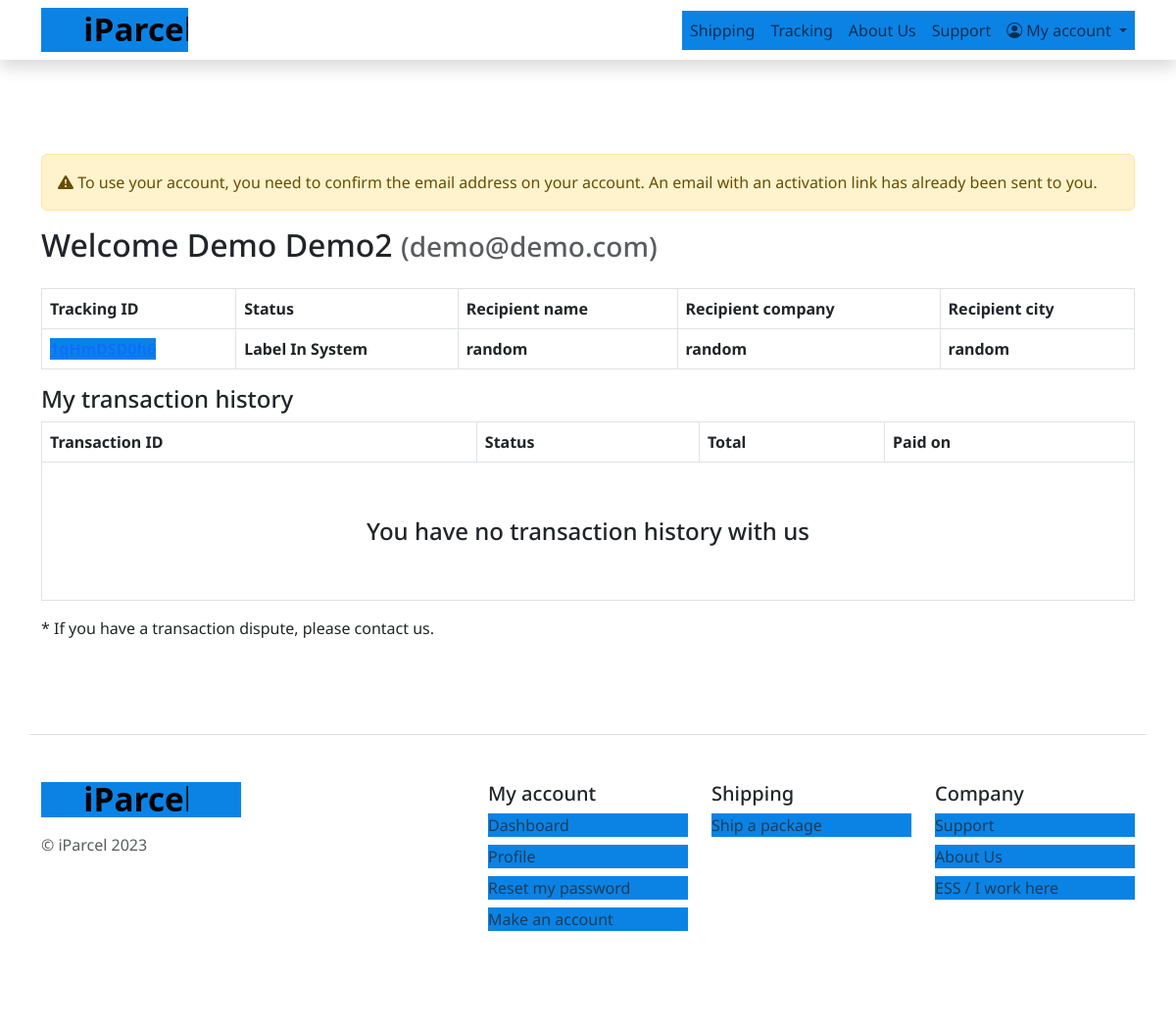
Page /dashboard.php (signed in) on the earlier database version.
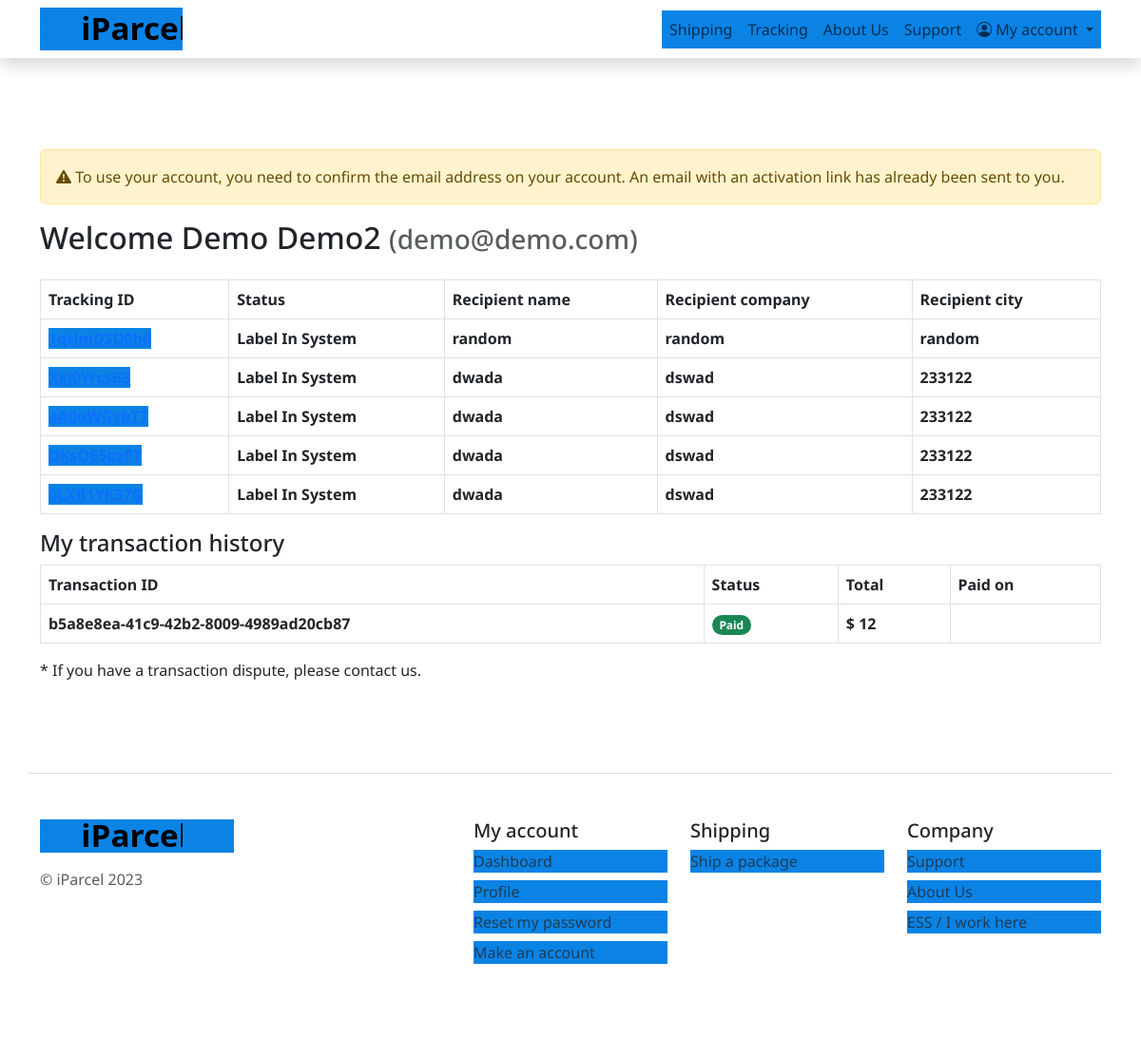
Same page on the later database version.
### tables this page shows
CREATE TABLE IF NOT EXISTS `users` (
  `user_id` varchar(225) NOT NULL DEFAULT '',
  `name` varchar(50) NOT NULL DEFAULT '',
  `password` varchar(225) DEFAULT NULL,
  `email` varchar(225) NOT NULL DEFAULT '0',
  `phone` varchar(13) DEFAULT NULL,
  `user_group_role_id` int NOT NULL DEFAULT '0',
  `user_group_id` int DEFAULT NULL,
  `created_at` datetime DEFAULT CURRENT_TIMESTAMP,
  `deleted_at` datetime DEFAULT NULL,
  `email_confirmed` int DEFAULT '0',
  PRIMARY KEY (`user_id`),
  UNIQUE KEY `email` (`email`)
);

CREATE TABLE IF NOT EXISTS `parcels` (
  `parcel_id` varchar(225) NOT NULL DEFAULT '',
  `status` int DEFAULT NULL,
  `weight` float DEFAULT NULL,
  `code` varchar(50) DEFAULT NULL,
  `shipping_method` int DEFAULT NULL,
  `parcel_sender_id` varchar(225) DEFAULT NULL,
  `parcel_recipient_id` varchar(225) DEFAULT NULL,
  `user_id` varchar(225) DEFAULT NULL,
  PRIMARY KEY (`parcel_id`),
  KEY `user_id` (`user_id`)
);

CREATE TABLE IF NOT EXISTS `parcel_recipient` (
  `parcel_recipient_id` varchar(225) NOT NULL,
  `name` varchar(225) NOT NULL,
  `address` varchar(225) NOT NULL,
  `city` varchar(225) NOT NULL,
  `state` varchar(225) NOT NULL,
  `zip` int NOT NULL DEFAULT '0',
  `country` varchar(225) NOT NULL DEFAULT 'United States',
  `company` varchar(225) DEFAULT NULL,
  PRIMARY KEY (`parcel_recipient_id`) USING BTREE
);

CREATE TABLE IF NOT EXISTS `transactions` (
  `transaction_id` varchar(225) NOT NULL DEFAULT '',
  `total` float DEFAULT NULL,
  `status` int DEFAULT NULL,
  `paid_on` datetime DEFAULT CURRENT_TIMESTAMP,
  `cc_name` varchar(225) DEFAULT NULL,
  `cc_number` int DEFAULT NULL,
  `cc_exp` int DEFAULT NULL,
  `cc_cvv` int DEFAULT NULL,
  `user_id` varchar(225) DEFAULT NULL,
  PRIMARY KEY (`transaction_id`) USING BTREE,
  KEY `user_id` (`user_id`)
);

### globals.include.php (called while the page is built, shortened)
<?php
function getDeliveryStatus($code) {
    switch($code) {
        case 0: return "Label In System";
    }
}
function getPaidStatus($status) {
    switch($status) {
        case 1: return "Paid";
    }
}

### dashboard.php (the view, shortened to what this page needs)
<?php
require_once 'globals.include.php';
$user_id = $_SESSION["user"];
$stmt = $dbConn->prepare("SELECT name,email FROM users WHERE user_id= :user_id");
$stmt->bindParam(":user_id", $user_id);
$stmt->execute();
$user = $stmt->fetch();
$name = $user["name"];
$email = $user["email"];
$parcels = [];
$stmt = $dbConn->prepare("SELECT p.code, p.status, pr.name, pr.company, pr.city, pr.state
FROM parcels AS p
JOIN parcel_recipient AS pr ON p.parcel_recipient_id = pr.parcel_recipient_id
WHERE p.user_id = :user_id");
$stmt->bindParam(":user_id", $user_id);
$stmt->execute();
if ($stmt->rowCount() > 0) {
    $parcels = $stmt->fetchAll();
}
$transactions = [];
$stmt = $dbConn->prepare("SELECT * FROM transactions WHERE user_id = :user_id");
$stmt->bindParam(":user_id", $user_id);
$stmt->execute();
if ($stmt->rowCount() > 0) {
    $transactions = $stmt->fetchAll();
}
?>
<!DOCTYPE html>
<html>
<head>
    <link href="https://cdn.jsdelivr.net/npm/bootstrap@5.3.0-alpha1/dist/css/bootstrap.min.css" rel="stylesheet">
    <link href="https://cdn.jsdelivr.net/npm/bootstrap-icons@1.10.3/font/bootstrap-icons.css" rel="stylesheet">
    <link href="css/style.css" rel="stylesheet">
</head>
<body>
    <?php include 'navbar.include.php'; ?>
    <div class="px-4 py-5 my-5">
        <div class="container">
            <?php include 'confirm-email.include.php'; ?>
            <h2 class="mb-4">Welcome <?= $name; ?> <small class="text-body-secondary">(<?= $email; ?>)</small></h2>
            <table class="table table-bordered">
                <thead>
                    <tr>
                        <th scope="col">Tracking ID</th>
                        <th scope="col">Status</th>
                        <th scope="col">Recipient name</th>
                        <th scope="col">Recipient company</th>
                        <th scope="col">Recipient city</th>
                    </tr>
                </thead>
                <tbody>
                    <?php foreach ($parcels as $parcel) : ?>
                        <tr>
                            <th><a href="viewtracking.php?tracknum=<?= $parcel["code"]; ?>"><?= $parcel["code"]; ?></a></th>
                            <th><?= getDeliveryStatus($parcel["status"]); ?></th>
                            <th><?= $parcel["name"]; ?></th>
                            <th><?= $parcel["company"]; ?></th>
                            <th><?= $parcel["city"]; ?></th>
                        </tr>
                    <?php endforeach; ?>
                </tbody>
            </table>
            <h4>My transaction history</h4>
            <table class="table table-bordered">
                <thead>
                    <tr>
                        <th scope="col">Transaction ID</th>
                        <th scope="col">Status</th>
                        <th scope="col">Total</th>
                        <th scope="col">Paid on</th>
                    </tr>
                </thead>
                <tbody>
                    <?php if (empty($transactions)) : ?>
                        <tr class="text-center">
                            <td colspan="5">
                                <h4 class="py-4 my-4">You have no transaction history with us</h4>
                            </td>
                        </tr>
                    <?php endif; ?>
                    <?php foreach ($transactions as $transaction) : ?>
                        <tr>
                            <th><?= $transaction["transaction_id"]; ?></th>
                            <th><span class="badge rounded-pill text-bg-success"><?= getPaidStatus($transaction["status"]); ?></span></th>
                            <th>$ <?= $transaction["total"]; ?></th>
                            <th><?= $transaction["paid_on"]; ?></th>
                        </tr>
                    <?php endforeach; ?>
                </tbody>
            </table>
            * If you have a transaction dispute, please contact us.
        </div>
    </div>
    <?php include 'footer.include.php'; ?>
</body>
</html>

### navbar.include.php (shortened to what this page needs)
<nav class="navbar navbar-expand-lg shadow bg-white">
    <div class="container">
        <a class="navbar-brand" href="/">
            <img src="img/logo.svg" alt="iParcel" width="150">
        </a>
        <div class="collapse navbar-collapse" id="navbarSupportedContent">
            <ul class="navbar-nav justify-content-end flex-grow-1 mb-2 mb-lg-0">
                <li class="nav-item">
                    <a class="nav-link" aria-current="page" href="newshipping.php">Shipping</a>
                </li>
                <li class="nav-item">
                    <a class="nav-link" aria-current="page" href="tracking.php">Tracking</a>
                </li>
                <li class="nav-item">
                    <a class="nav-link" aria-current="page" href="about-us.php">About Us</a>
                </li>
                <li class="nav-item">
                    <a class="nav-link" aria-current="page" href="support.php">Support</a>
                </li>
                <li class="nav-item dropdown">
                    <a class="nav-link dropdown-toggle" href="#" role="button" data-bs-toggle="dropdown" aria-expanded="false">
                        <i class="bi bi-person-circle"></i> My account
                    </a>
                </li>
            </ul>
        </div>
    </div>
</nav>

### confirm-email.include.php (shortened to what this page needs)
<?php
if (!empty($_SESSION["user"])) {
    $uid = $_SESSION["user"];
    $stmt = $dbConn->prepare("SELECT email_confirmed FROM users WHERE user_id= :user_id");
    $stmt->bindParam(":user_id", $uid);
    $stmt->execute();
    $u = $stmt->fetch();
}
?>
<?php if (!empty($_SESSION["user"])) : ?>
    <?php if ($u["email_confirmed"] == 0) : ?>
        <div class="alert alert-warning" role="alert">
            <i class="bi bi-exclamation-triangle-fill"></i>
            To use your account, you need to confirm the email address on your account. An email with an activation link has already been sent to you.
        </div>
    <?php endif; ?>
<?php endif; ?>

### footer.include.php (shortened to what this page needs)
<div class="container">
    <footer class="row row-cols-1 row-cols-sm-2 row-cols-md-5 py-5 my-5 border-top">
        <div class="col mb-3">
            <a href="/" class="d-flex align-items-center mb-3 link-body-emphasis text-decoration-none">
                <img src="img/logo.svg" alt="iParcel" width="150">
            </a>
            <p class="text-body-secondary">© iParcel 2023</p>
        </div>
        <div class="col mb-3">
        </div>
        <div class="col mb-3">
            <h5>My account</h5>
            <ul class="nav flex-column">
                <li class="nav-item mb-2"><a href="dashboard.php" class="nav-link p-0 text-body-secondary">Dashboard</a></li>
                <li class="nav-item mb-2"><a href="profile.php" class="nav-link p-0 text-body-secondary">Profile</a></li>
                <li class="nav-item mb-2"><a href="forgotpw.php" class="nav-link p-0 text-body-secondary">Reset my password</a></li>
                <li class="nav-item mb-2"><a href="register.php" class="nav-link p-0 text-body-secondary">Make an account</a></li>
            </ul>
        </div>
        <div class="col mb-3">
            <h5>Shipping</h5>
            <ul class="nav flex-column">
                <li class="nav-item mb-2"><a href="newshipping.php" class="nav-link p-0 text-body-secondary">Ship a package</a></li>
            </ul>
        </div>
        <div class="col mb-3">
            <h5>Company</h5>
            <ul class="nav flex-column">
                <li class="nav-item mb-2"><a href="#" class="nav-link p-0 text-body-secondary">Support</a></li>
                <li class="nav-item mb-2"><a href="#" class="nav-link p-0 text-body-secondary">About Us</a></li>
                <li class="nav-item mb-2"><a href="ess/" class="nav-link p-0 text-body-secondary">ESS / I work here</a></li>
            </ul>
        </div>
    </footer>
</div>

### css/style.css (style rules this page uses)
body { font-family: 'Noto Sans', sans-serif!important; }
a { background: #0B83E5!important; }

Differences in the rows shown:
added parcels: code "Xxj0YrcsB3", status "Label In System", parcel_recipient.name "dwada", parcel_recipient.company "dswad", parcel_recipient.city "233122"
added parcels: code "aA0uWGybTT", status "Label In System", parcel_recipient.name "dwada", parcel_recipient.company "dswad", parcel_recipient.city "233122"
added parcels: code "DKsO65pzPT", status "Label In System", parcel_recipient.name "dwada", parcel_recipient.company "dswad", parcel_recipient.city "233122"
added parcels: code "0LXB1YK37G", status "Label In System", parcel_recipient.name "dwada", parcel_recipient.company "dswad", parcel_recipient.city "233122"
added transactions: transaction_id "b5a8e8ea-41c9-42b2-8009-4989ad20cb87", status "Paid", total "12"
Other differences:
text no longer shown: "You have no transaction history with us"
